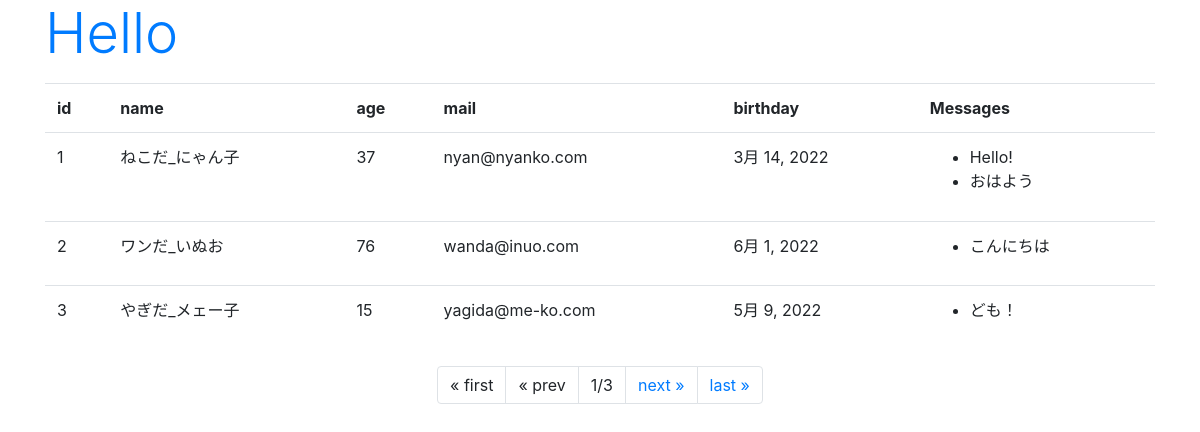
/hello/, run on the app's committed database.
### hello/models.py (models this page shows, shortened)
class Friend(models.Model):
    name=models.CharField(max_length=100,\
        validators=[number_only])
    mail=models.EmailField(max_length=200)
    gender=models.BooleanField()
    age=models.IntegerField()
    birthday=models.DateField()

class Message(models.Model):
    friend=models.ForeignKey(Friend, on_delete=models.CASCADE)
    title=models.CharField(max_length=100)
    content=models.CharField(max_length=300)
    pub_date=models.DateTimeField(auto_now_add=True)
    class Meta:
        ordering=('pub_date',)

### hello/views.py (the view)
# urls.py: path('', views.index, name='index'),
def index(request, num=1):
    data = Friend.objects.all()
    page = Paginator(data, 3)
    params = {
        'title': 'Hello',
        'message':'',
        'data': page.get_page(num),
    }
    return render(request, 'hello/index.html', params)

### hello/templates/hello/index.html (shortened to what this page needs)
{% load static %}
<!doctype html>
<html lang="ja">
<head>
    <link rel="stylesheet"
    href="https://stackpath.bootstrapcdn.com/bootstrap/4.3.1/css/bootstrap.min.css"
>
</head>
<body class="container">
    <h1 class="display-4 text-primary">
        {{title}}</h1>
    <table class="table">
        <tr>
            <th>id</th>
            <th>name</th>
            <th>age</th>
            <th>mail</th>
            <th>birthday</th>
            <th>Messages</th>
        </tr>
    {% for item in data %}
        <tr>
            <td>{{item.id}}</td>
            <td>{{item.name}}</td>
            <td>{{item.age}}</td>
            <td>{{item.mail}}</td>
            <td>{{item.birthday}}</td>
            <td><ul>
                {% for ob in item.message_set.all %}
                    <li>{{ob.title}}</li>
                {% endfor %}
                </ul></td>
            <tr>
    {% endfor %}
    </table>
    <ul class="pagination justify-content-center">
        {% if data.has_previous %}
        <li class="page-item">
            <a class="page-link" href="{% url 'index' %}">
                &laquo; first</a>
        </li>
        <li class="page-item">
            <a class="page-link"
            href="{% url 'index' %}{{data.previous_page_number}}">
                &laquo; prev</a>
        </li>
        {% else %}
        <li class="page-item">
            <a class="page-link">&laquo; first</a>
        </li>
        <li class="page-item">
            <a class="page-link">&laquo; prev</a>
        </li>
        {% endif %}
        <li class="page-item">
            <a class="page-link">
            {{data.number}}/{{data.paginator.num_pages}}</a>
        </li>
        {% if data.has_next %}
        <li class="page-item">
            <a class="page-link"
            href="{% url 'index' %}{{data.next_page_number }}">
                next &raquo;</a>
        </li>
        <li class="page-item">
            <a class="page-link"
            href="{% url 'index' %}{{data.paginator.num_pages}}">
                last &raquo;</a>
        </li>
        {% endif %}
    </ul>
</body>
</html>

### data on the page
Friend: id "1", name "ねこだ_にゃん子", age "37", mail "nyan@nyanko.com", birthday "3月 14, 2022"
Message: title "Hello!"
Message: title "おはよう"
Friend: id "2", name "ワンだ_いぬお", age "76", mail "wanda@inuo.com", birthday "6月 1, 2022"
Message: title "こんにちは"
Friend: id "3", name "やぎだ_メェー子", age "15", mail "yagida@me-ko.com", birthday "5月 9, 2022"
Message: title "ども！"

### other printed values
{{ title }} "Hello"
{{ data.number }} "1"
{{ data.paginator.num_pages }} "3"
